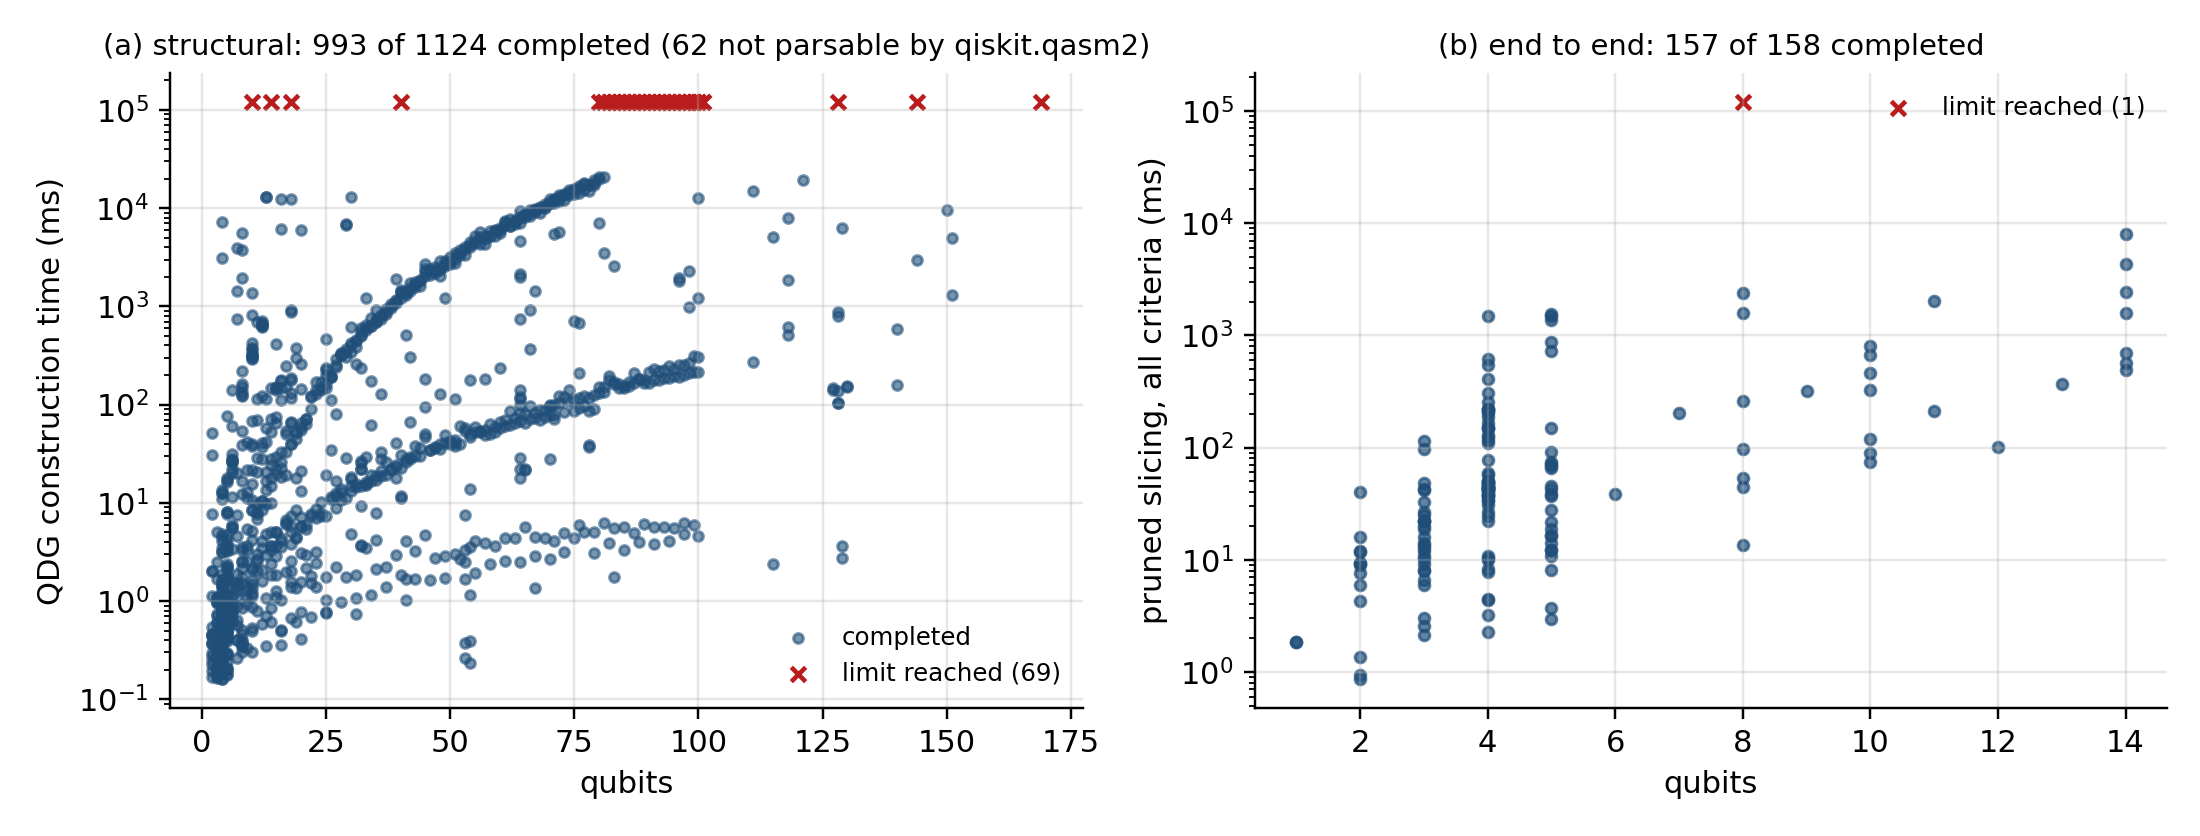

The script that saved this image:
"""Fig. 3: scalability of the Sec. III implementation (experiments/results/rq5_scalability).

(a) structural: QDG construction time per circuit vs qubits, for the 1,124 circuits of Table VII;
    circuits that hit the 120 s / 4 GiB limit are drawn at the top edge with an x; circuits that
    qiskit.qasm2 cannot parse are counted in the title (causes in error_diagnosis.csv).
(b) end to end: total time of entanglement-pruned slicing over all criteria per circuit vs qubits,
    for the 158 circuits of corpus A.
Also prints the summary statistics pre-registered in PROTOCOL_RQ5.md 5.3.

Usage: python fig3_scalability.py [results_dir] [out_png]
"""

import csv
import sys
from pathlib import Path

import matplotlib

matplotlib.use("Agg")
import matplotlib.pyplot as plt
import numpy as np

HERE = Path(__file__).resolve().parent
RES = Path(sys.argv[1]) if len(sys.argv) > 1 else HERE.parent / "experiments" / "results" / "rq5_scalability"
OUT = Path(sys.argv[2]) if len(sys.argv) > 2 else HERE / "fig3_scalability.png"
S = list(csv.DictReader(open(RES / "TAB_scalability_structural.csv")))
E = list(csv.DictReader(open(RES / "TAB_scalability_end_to_end.csv")))


def summary(rows, col, label):
    done = [r for r in rows if r["status"] == "completed"]
    v = np.array([float(r[col]) for r in done])
    print(f"{label}: completed {len(done)}/{len(rows)}; median {np.median(v):.1f} ms, "
          f"p95 {np.percentile(v, 95):.1f} ms, max {v.max():.1f} ms; "
          f"peak memory max {max(float(r['peak_rss_mb'] or 0) for r in rows):.0f} MB")
    for s in sorted({r['status'] for r in rows} - {"completed"}):
        print(f"  {s}: {sum(1 for r in rows if r['status'] == s)}")
    return done


sd = summary(S, "build_ms", "structural build")
epi = [(int(r["edges_data"]) + int(r["edges_control"]) + int(r["edges_entanglement"])) /
       max(int(r["n_instructions_prepared"]), 1) for r in sd]
print(f"  edges per instruction: median {np.median(epi):.1f}, max {max(epi):.1f}")
ed = summary(E, "prune_total_ms", "end-to-end pruned slicing (all criteria)")

fig, (a, b) = plt.subplots(1, 2, figsize=(10, 3.8))
cap = 120_000
xs = [int(r["n_qubits"]) for r in sd]
a.scatter(xs, [max(float(r["build_ms"]), 1e-2) for r in sd], s=10, color="#1F4E79", alpha=0.6, label="completed")
nd = [r for r in S if r["status"].startswith("not completed")]
perr = sum(1 for r in S if r["status"].startswith("error"))
if nd:
    a.scatter([int(r["n_qubits"]) for r in nd], [cap] * len(nd), s=22, marker="x", color="#B91C1C",
              label=f"limit reached ({len(nd)})")
a.set_yscale("log")
a.set_xlabel("qubits")
a.set_ylabel("QDG construction time (ms)")
a.set_title(f"(a) structural: {len(sd)} of {len(S)} completed ({perr} not parsable by qiskit.qasm2)", fontsize=9.5)
a.legend(frameon=False, fontsize=8)
b.scatter([int(r["n_qubits"]) for r in ed], [float(r["prune_total_ms"]) for r in ed], s=12, color="#1F4E79", alpha=0.7)
ne = [r for r in E if r["status"].startswith("not completed")]
if ne:
    b.scatter([int(r["n_qubits"]) for r in ne], [cap] * len(ne), s=22, marker="x", color="#B91C1C",
              label=f"limit reached ({len(ne)})")
    b.legend(frameon=False, fontsize=8)
b.set_yscale("log")
b.set_xlabel("qubits")
b.set_ylabel("pruned slicing, all criteria (ms)")
b.set_title(f"(b) end to end: {len(ed)} of {len(E)} completed", fontsize=9.5)
for ax in (a, b):
    ax.grid(alpha=0.3)
    for s in ("top", "right"):
        ax.spines[s].set_visible(False)
fig.tight_layout()
fig.savefig(OUT, dpi=220)
print(f"wrote {OUT}")
